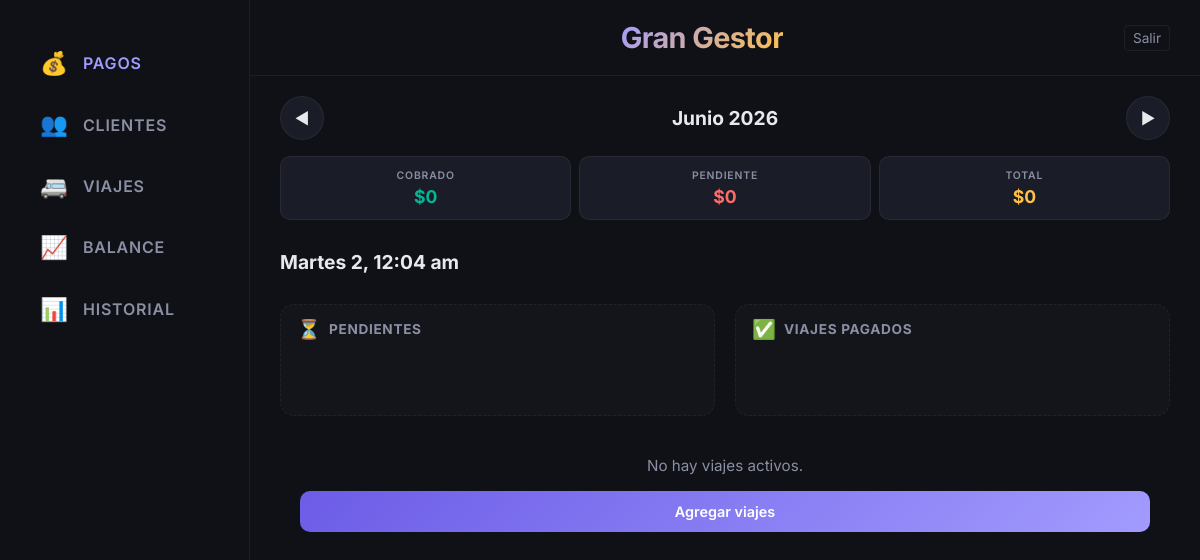
The app's page /pagos (signed in), older data.
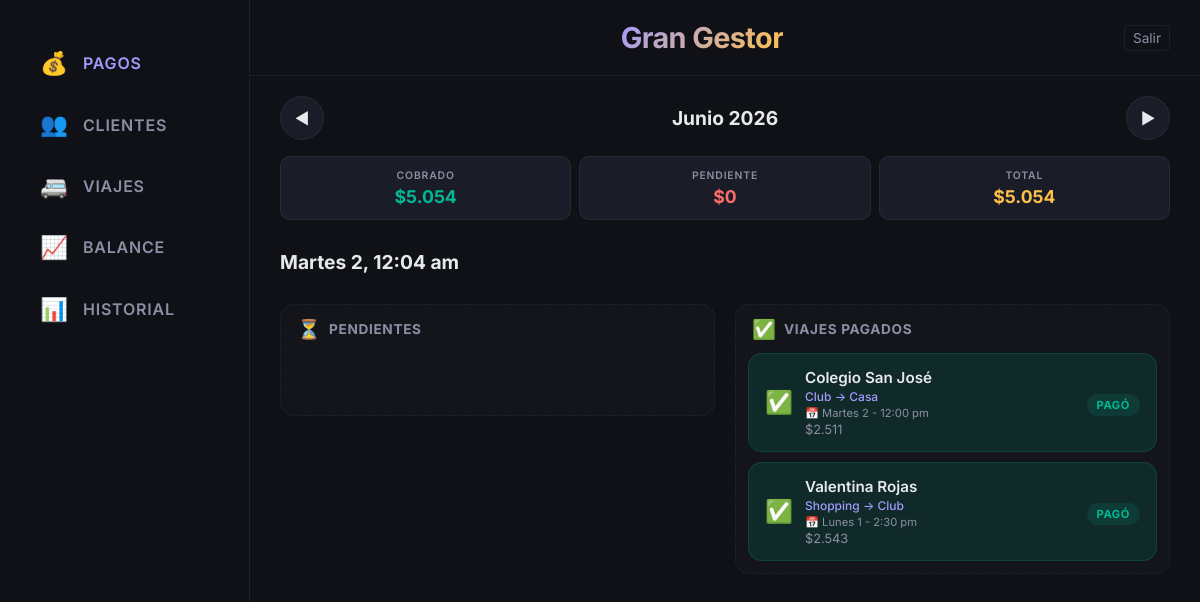
The same page, newer data.
### tables this page shows
CREATE TABLE pagos (id INTEGER PRIMARY KEY AUTOINCREMENT, viaje_id INTEGER NOT NULL, mes TEXT NOT NULL, monto REAL NOT NULL DEFAULT 0, pagado INTEGER NOT NULL DEFAULT 0, fecha_pago TEXT, nota TEXT DEFAULT '', turno TEXT DEFAULT 'sin_asignar', FOREIGN KEY (viaje_id) REFERENCES viajes(id), UNIQUE(viaje_id, mes));

CREATE TABLE clientes (id INTEGER PRIMARY KEY AUTOINCREMENT, nombre TEXT NOT NULL, activo INTEGER NOT NULL DEFAULT 1);

CREATE TABLE viajes (id INTEGER PRIMARY KEY AUTOINCREMENT, cliente_id INTEGER NOT NULL, salida TEXT NOT NULL, destino TEXT NOT NULL, monto REAL NOT NULL DEFAULT 0, activo INTEGER NOT NULL DEFAULT 1, fecha_creacion TEXT NOT NULL DEFAULT (date('now')), hora TEXT DEFAULT '', FOREIGN KEY (cliente_id) REFERENCES clientes(id));

### flask_app.py (the view)
@app.route('/pagos')
def pagos():
    mes = request.args.get('mes', mes_actual())
    db = get_db()
    pagos_mes = db.execute('''
        SELECT p.*, v.salida, v.destino, v.monto as viaje_monto, v.fecha_creacion, v.hora, c.nombre as cliente_nombre
        FROM pagos p
        JOIN viajes v ON p.viaje_id = v.id
        JOIN clientes c ON v.cliente_id = c.id
        WHERE p.mes = ?
        ORDER BY v.fecha_creacion DESC, v.hora DESC, v.id DESC
    ''', (mes,)).fetchall()
    total = sum(p['monto'] for p in pagos_mes)
    cobrado = sum(p['monto'] for p in pagos_mes if p['pagado'])
    pendiente = total - cobrado
    db.close()
    ahora = get_ahora()
    dias = {
        'Monday': 'Lunes', 'Tuesday': 'Martes', 'Wednesday': 'Miércoles',
        'Thursday': 'Jueves', 'Friday': 'Viernes', 'Saturday': 'Sábado',
        'Sunday': 'Domingo'
    }
    dia_nombre = dias.get(ahora.strftime('%A'), ahora.strftime('%A'))
    hora_str = ahora.strftime('%I:%M %p').lower().lstrip('0')
    fecha_hoy = f"{dia_nombre} {ahora.day}, {hora_str}"
    return render_template('pagos.html',
                           pagos=pagos_mes,
                           mes=mes,
                           nombre_mes=nombre_mes(mes),
                           mes_ant=mes_anterior(mes),
                           mes_sig=mes_siguiente(mes),
                           total=total,
                           cobrado=cobrado,
                           pendiente=pendiente,
                           fecha_hoy=fecha_hoy)

### database.py (called while the page is built)
def get_db():
    try:
        from flask import session, has_request_context
        if has_request_context() and session.get('role') == 'demo':
            db_name = 'demo.db'
        else:
            db_name = 'datos.db'
    except ImportError:
        db_name = 'datos.db'
    DB_PATH = os.path.join(os.path.dirname(os.path.abspath(__file__)), db_name)
    """Obtiene una conexión a la base de datos."""
    conn = sqlite3.connect(DB_PATH)
    conn.row_factory = sqlite3.Row
    conn.execute("PRAGMA foreign_keys = ON")
    return conn

### flask_app.py (called while the page is built)
def get_ahora():
    return datetime.now(ARG_TZ)

@app.before_request
def require_login():
    allow_list = ['login', 'static', 'deploy']
    if request.endpoint not in allow_list and request.endpoint is not None:
        if not session.get('role'):
            return redirect(url_for('login'))

def mes_actual():
    return get_ahora().strftime('%Y-%m')

def mes_anterior(mes_str):
    partes = mes_str.split('-')
    anio, mes = int(partes[0]), int(partes[1])
    if mes == 1:
        return f"{anio - 1}-12"
    return f"{anio}-{mes - 1:02d}"

### templates/pagos.html (shortened to what this page needs)
{% extends 'base.html' %}
{% block content %}
<div class="pagos-header">
    <div class="mes-navegacion">
        <a href="{{ url_for('pagos', mes=mes_ant) }}" class="btn-mes">◀</a>
        <h2 class="mes-titulo">{{ nombre_mes }}</h2>
        <a href="{{ url_for('pagos', mes=mes_sig) }}" class="btn-mes">▶</a>
    </div>
    <div class="resumen-cards">
        <div class="resumen-card cobrado">
            <span class="resumen-label">Cobrado</span>
            <span class="resumen-valor">${{ cobrado|formato_pesos }}</span>
        </div>
        <div class="resumen-card pendiente">
            <span class="resumen-label">Pendiente</span>
            <span class="resumen-valor">${{ pendiente|formato_pesos }}</span>
        </div>
        <div class="resumen-card total">
            <span class="resumen-label">Total</span>
            <span class="resumen-valor">${{ total|formato_pesos }}</span>
        </div>
    </div>
</div>
<div class="board-pagos">
    <h2 class="fecha-hoy-mini">
        {{ fecha_hoy }}
    </h2>
    <div class="pago-column" id="col-pendientes">
        <div class="column-header">
            <span class="column-icon">⏳</span>
            <span class="column-title">Pendientes</span>
        </div>
        <div class="cards-container" data-status="0">
        </div>
    </div>
    <div class="pago-column" id="col-pagados">
        <div class="column-header">
            <span class="column-icon">✅</span>
            <span class="column-title">Viajes Pagados</span>
        </div>
        <div class="cards-container" data-status="1">
            {% for pago in pagos if pago.pagado %}
            {% include 'partial_pago_card.html' %}
            {% endfor %}
        </div>
    </div>
</div>
{% if not pagos %}
<div class="empty-state">
    <p>No hay viajes activos.</p>
    <a href="{{ url_for('viajes') }}" class="btn-primary">Agregar viajes</a>
</div>
{% endif %}
{% endblock %}

### templates/partial_pago_card.html
<div class="pago-item {{ 'pagado' if pago.pagado else 'no-pagado' }}" data-pago-id="{{ pago.id }}">
    <div class="pago-btn" onclick="togglePagado({{ pago.id }})">
        <div class="pago-check">
            {% if pago.pagado %}
            <span class="check-icon">✅</span>
            {% else %}
            <span class="check-icon pending">⬜</span>
            {% endif %}
        </div>
        <div class="pago-info">
            <span class="pago-nombre">{{ pago.cliente_nombre|cap_palabras }}</span>
            <span class="pago-ruta">{{ pago.salida|cap_palabras }} → {{ pago.destino|cap_palabras }}</span>
            <span class="pago-fecha">📅 {{ pago.fecha_creacion|formato_dia_amigable }} {% if pago.hora %}- {{ pago.hora | formato_hora_12h }}{% endif %}</span>
            <span class="pago-monto">${{ pago.monto|formato_pesos }}</span>
        </div>
        <div class="pago-estado">
            {% if pago.pagado %}
            <span class="estado-badge pagado">Pagó</span>
            {% else %}
            <span class="estado-badge debe">Debe</span>
            {% endif %}
        </div>
    </div>
</div>

Row changes from the older to the newer data that the page shows:
added pagos: cliente_nombre|cap_palabras "Colegio San José", salida|cap_palabras "Club", destino|cap_palabras "Casa", fecha_creacion "Martes 2", hora "12:00 pm", monto "2.511", pagado "PAGÓ"
added pagos: cliente_nombre|cap_palabras "Valentina Rojas", salida|cap_palabras "Shopping", destino|cap_palabras "Club", fecha_creacion "Lunes 1", hora "2:30 pm", monto "2.543", pagado "PAGÓ"
Text that changed along with them:
{{ cobrado|formato_pesos }}: "0" → "5.054"
{{ total|formato_pesos }}: "0" → "5.054"
text no longer shown: "No hay viajes activos. Agregar viajes"
